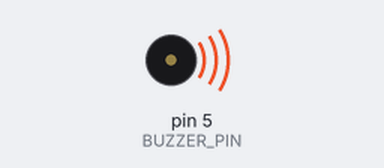
Simulated run of this sketch. Board: Arduino Uno, built with avr-gcc and run on an emulated ATmega328P. Shown: buzzer (waves = sounding).

Above: at 0.2 s.
Timing chart, 0 to 3.0 s (numbered marks = the images above):
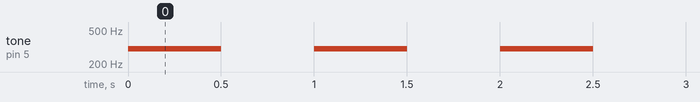

The sketch:

BuzzerPlayTone.ino
```cpp
const int BUZZER_PIN = 5;

void setup() {
  // Set buzzer to output
  pinMode(BUZZER_PIN, OUTPUT);
}

void loop() {
  // play tone for 300 ms, then wait 500 ms
  int frequency = 300;
  tone(BUZZER_PIN, frequency);
  delay(500);
  // Stop sound
  noTone(BUZZER_PIN);
  delay(500);
}
```

Measured:
- by itself, tone on pin 5 (BUZZER_PIN): alternates 300 Hz for 0.50 s and silent for 0.50 s
